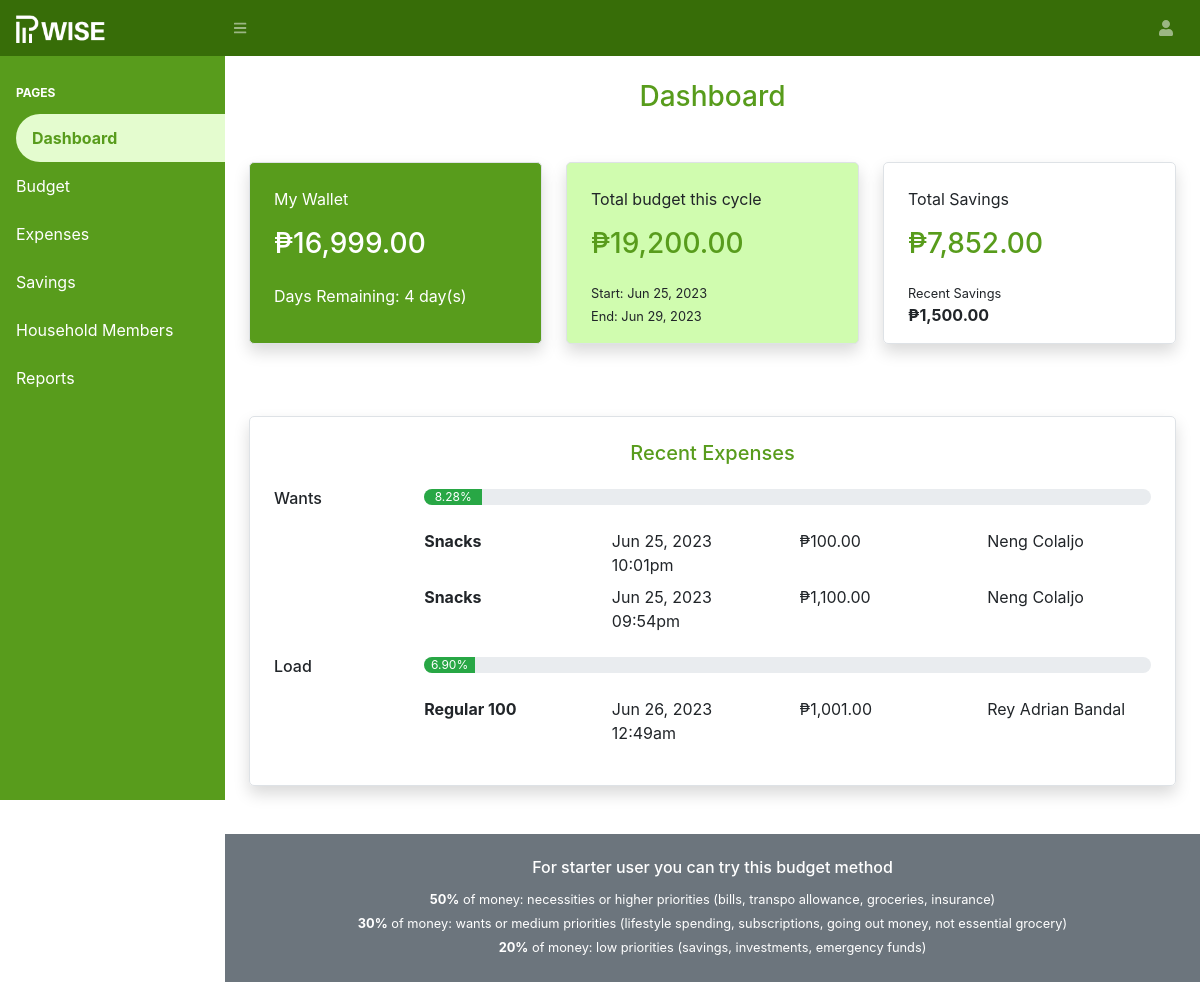
/admin/dashboard.php (signed in), run on the app's committed database.
### tables this page shows
CREATE TABLE `cycle` (
  `id` int(11) NOT NULL,
  `month` varchar(20) DEFAULT NULL,
  `year` int(4) DEFAULT NULL,
  `start` timestamp NULL DEFAULT NULL,
  `end` timestamp NULL DEFAULT NULL,
  `parent_id` int(11) DEFAULT NULL,
  `created_by` int(11) DEFAULT NULL,
  `created` timestamp NOT NULL DEFAULT current_timestamp(),
  `archived` bit(1) NOT NULL DEFAULT b'0'
);

CREATE TABLE `expenses_categories` (
  `id` int(11) NOT NULL,
  `name` varchar(255) NOT NULL,
  `priority_level_id` int(11) NOT NULL,
  `parent_id` int(11) NOT NULL,
  `created` timestamp NOT NULL DEFAULT current_timestamp(),
  `created_by` int(11) DEFAULT NULL
);

CREATE TABLE `expenses` (
  `id` int(11) NOT NULL,
  `amount` decimal(10,2) NOT NULL,
  `cycle_id` int(11) DEFAULT NULL,
  `expenses_name_id` int(11) NOT NULL,
  `created` timestamp NOT NULL DEFAULT current_timestamp(),
  `created_by` int(11) NOT NULL
);

CREATE TABLE `expenses_name` (
  `id` int(11) NOT NULL,
  `name` varchar(255) NOT NULL,
  `expenses_category_id` int(11) NOT NULL,
  `created` timestamp NOT NULL DEFAULT current_timestamp(),
  `created_by` int(11) DEFAULT NULL
);

### admin/dashboard.php (the view, shortened to what the rows shown need)
<?php
require_once '../shared/header.php';
$cycleData = $amount->GetRemainingDays($parentId);
$startDate = '';
$endDate = '';
if (count($cycleData) > 0) {
    $startDate = date("M d, Y", strtotime($cycleData[0]["start"]));
    $endDate = date("M d, Y", strtotime($cycleData[0]["end"]));
}
$expensesDetails = $expenses->GetExpensesDetailsByParentId($parentId);
$expensesDetails = array_slice($expensesDetails, 0, 10);
$expensesPercentage = $expenses->GetExpensesByParentId($parentId);
?>
<div class="container-fluid">
    <div class="row mt-5">
        <div class="col-lg-4 mb-4">
            <div class="total-budget-tile h-100 border shadow tile-container">
                <p>Total budget this cycle</p>
                <h3 class="text-site-primary">₱<?php echo number_format($budget + $cycleAdustedSavings[0]['adjusted_saving'], 2); ?></h3>
                <?php if ($isCycleStarted === TRUE): ?>
                    <small class="d-block mt-4">Start: <?php echo $startDate; ?></small>
                    <small>End: <?php echo $endDate; ?></small>
                <?php else: ?>
                    <p class="mt-4 text-danger">Cycle is not yet started</p>
                <?php endif; ?>
            </div>
        </div>
    </div>
    <div class="row my-5">
        <div class="col">
            <div class="border shadow tile-container">
                <?php
                    $color = '';
                ?>
                <?php foreach($expensesPercentage as $item): ?>
                    <?php
                        $count = 0;
                        $percentage = (int)number_format($item['percentage'], 0);
                        foreach($expensesDetails as $details) {
                            if ($details['category_id'] == $item['id']) $count++;
                        }
                        if ($count < 1) continue;
                        if ($percentage <= 33) $color = 'bg-success';
                        elseif ($percentage <= 66) $color = 'bg-warning';
                        else $color = 'bg-danger';
                    ?>
                    <div class="row">
                        <div class="col-md-2">
                            <h6><?php echo $item['category']; ?></h6>
                        </div>
                        <div class="col-md-10">
                            <div class="row">
                                <div class="col">
                                    <div class="progress site-primary-radius">
                                        <div class="progress-bar <?php echo $color ?>" role="progressbar" style="width: <?php echo number_format($item['percentage'], 0); ?>%"><?php echo number_format($item['percentage'], 2); ?>%</div>
                                    </div>
                                </div>
                            </div>
                            <div class="row my-3">
                                <div class="col">
                                    <?php foreach($expensesDetails as $details): ?>
                                        <?php if ($details['category_id'] == $item['id']): ?>
                                            <div class="row my-2">
                                                <div class="col-md-3"><strong><?php echo $details['expenses'] ?></strong></div>
                                                <div class="col-md-3"><?php echo date("M d, Y h:ia", strtotime($details['created'])); ?></div>
                                                <div class="col-md-3">₱<?php echo number_format($details['amount'], 2); ?></strong></div>
                                                <div class="col-md-3"><?php echo $details['user'] ?></strong></div>
                                            </div>
                                        <?php endif; ?>
                                    <?php endforeach; ?>
                                </div>
                            </div>
                        </div>
                    </div>
                <?php endforeach; ?>
            </div>
        </div>
    </div>
</div>
<?php require_once '../shared/footer.php'; ?>

### data on the page
cycle: start "Jun 25, 2023", end "Jun 29, 2023"
expenses_categories: name "Wants", $item['percentage'] 8 (drawn), percentage "8.28"
expenses: expenses_name.name "Snacks", created "Jun 25, 2023 10:01pm", amount "100.00", user "Neng Colaljo"
expenses: expenses_name.name "Snacks", created "Jun 25, 2023 09:54pm", amount "1,100.00", user "Neng Colaljo"
expenses_categories: name "Load", $item['percentage'] 7 (drawn), percentage "6.90"
expenses: expenses_name.name "Regular 100", created "Jun 26, 2023 12:49am", amount "1,001.00", user "Rey Adrian Bandal"

### other printed values
$wallet[0]['wallet'] + $cycleAdustedSavings[0]['adjusted_saving'] "16,999.00"
$remainingDays "4"
$budget + $cycleAdustedSavings[0]['adjusted_saving'] "19,200.00"
$totalSavings[0]['savings'] "7,852.00"
$savings[0]['savings'] "1,500.00"
